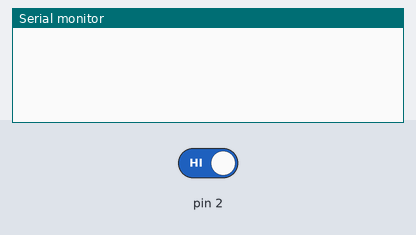
Recording of a sketch running on a simulated Arduino Uno, built with avr-gcc and run on an emulated ATmega328P. Shown: the last lines printed to the serial monitor. The inputs (shaded band) are chosen by the test bench; at power-on: pin 2 HIGH.

Above: at 1.4 s.
1.5 s: pin 2 driven LOW
At 3.8 s:
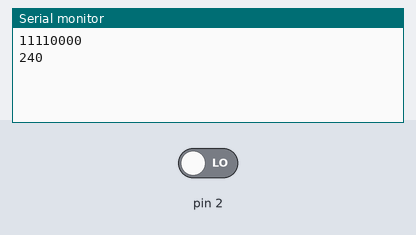
4.2 s: pin 2 driven HIGH
At 8.1 s:
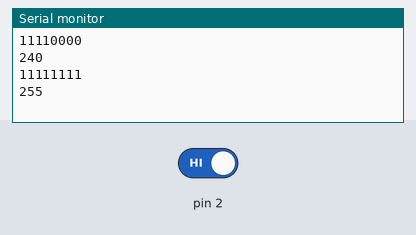
Timing chart, 0 to 9.6 s (numbered marks = the images above; inputs shaded):
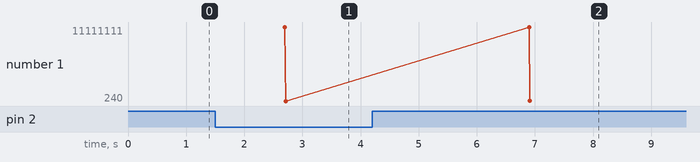

The sketch:

Practica3_res.ino
```cpp
//RECIBE POTENCIOMETRO

int bit[8];
int suma=0;
int potencia=1;

void setup()
{
  pinMode(2, INPUT);
  Serial.begin(9600);
}
bool band = false;
void loop()
{
  while (digitalRead(2) == LOW){
  }
      delay(300);

        //   for(int i=8; i>0; i--)
  	    // {
        //   bit=digitalRead(2);
        //   Serial.print(bit);
        //   //Serial.println(potencia);
        //   suma=suma +(bit*potencia);
        //   //Serial.println(suma);
        //   potencia=potencia*2;
        //   delay(300);
        // }
        for(int i=0; i<8; i++){
            bit[i]=digitalRead(2);
            delay(300);
        }
        for(int i=0; i<8; i++){
            suma |=bit[i] << (7-i);
            Serial.print(bit[i]);
        }

        Serial.println("");
        //suma+=suma;
      Serial.println(suma);


  suma=0;
  potencia=1;
  //delay(1000);
}
```

Measured:
- after the input at 1.5 s, the serial monitor: prints a new line after 1.2 s (image 1)
- after the input at 4.2 s, the serial monitor: prints a new line after 2.7 s (image 2)
- plotted number 1: 240 → 255 after the input at 4.2 s
